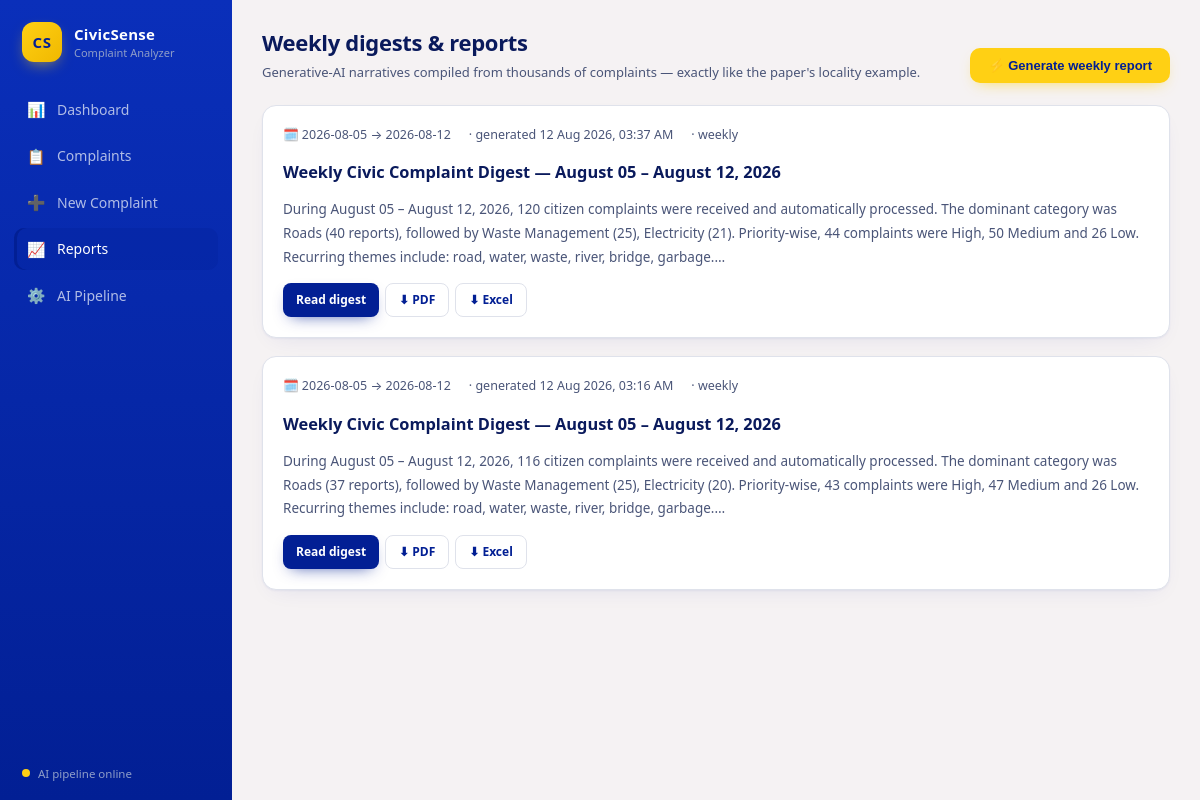
The page /reports on the database as committed earlier.
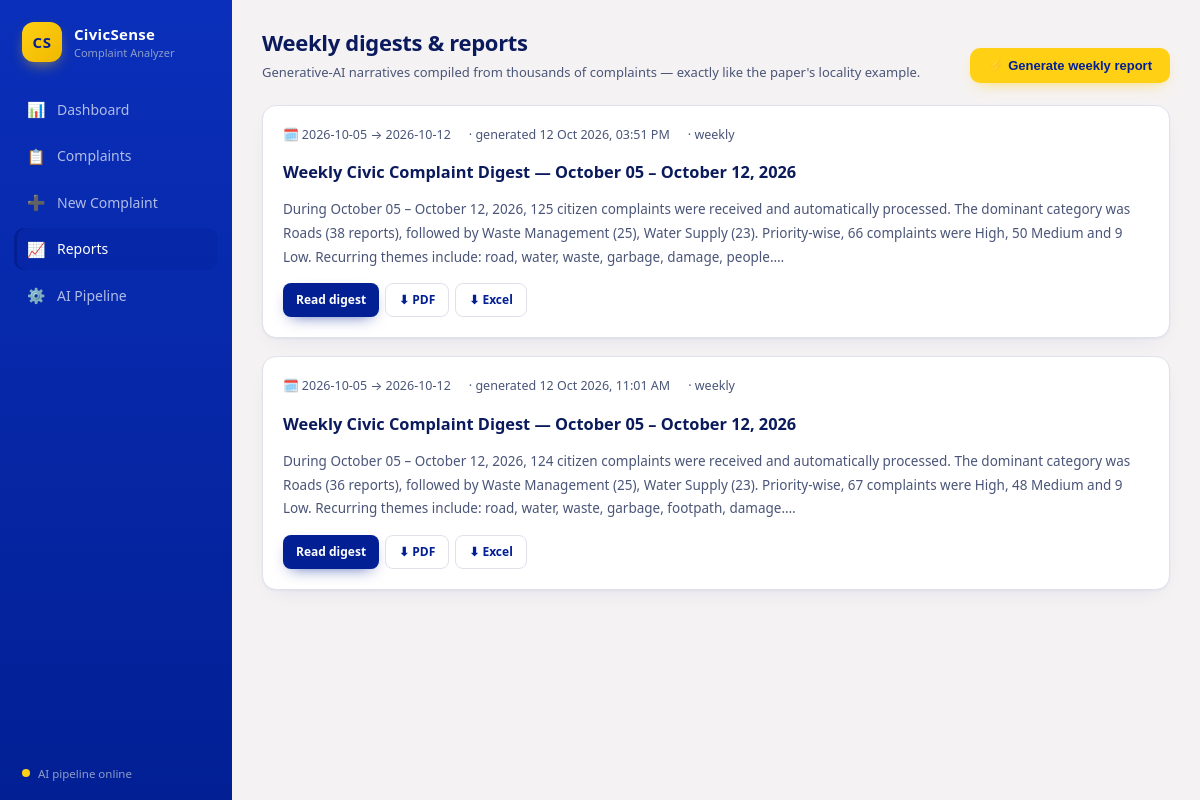
The same page on the database as committed later.
### tables this page shows
CREATE TABLE reports (
    id           INTEGER PRIMARY KEY AUTOINCREMENT,
    period_start TEXT NOT NULL,
    period_end   TEXT NOT NULL,
    title        TEXT NOT NULL,
    summary      TEXT NOT NULL,
    format       TEXT NOT NULL DEFAULT 'weekly',
    created_at   TEXT NOT NULL
);

### app.py (the view)
@app.route("/reports")
def reports():
    rows = database.get_reports()
    return render_template("reports.html", reports=rows)

### app.py (called while the page is built)
@app.template_filter("pretty_date")
def pretty_date(value):
    try:
        dt = datetime.fromisoformat(value)
        return dt.strftime("%d %b %Y, %I:%M %p")
    except (ValueError, TypeError):
        return value

### civic_sense/database.py (called while the page is built)
@contextmanager
def get_conn():
    DB_PATH.parent.mkdir(parents=True, exist_ok=True)
    conn = sqlite3.connect(str(DB_PATH))
    conn.row_factory = sqlite3.Row
    conn.execute("PRAGMA journal_mode=WAL")
    try:
        yield conn
        conn.commit()
    finally:
        conn.close()

def get_reports(limit=50):
    with get_conn() as conn:
        rows = conn.execute(
            "SELECT * FROM reports ORDER BY created_at DESC LIMIT ?", (limit,)).fetchall()
        return [dict(r) for r in rows]

### templates/reports.html (shortened to what this page needs)
{% extends "base.html" %}
{% block content %}
<div class="page-head">
  <div>
    <h1 class="page-title">Weekly digests &amp; reports</h1>
    <p class="page-sub">Generative-AI narratives compiled from thousands of complaints — exactly like the paper's locality example.</p>
  </div>
  <form method="post" action="{{ url_for('generate_report') }}">
    <button class="btn green" type="submit">⚡ Generate weekly report</button>
  </form>
</div>
<div class="grid">
  {% for r in reports %}
  <div class="card hoverable">
    <div class="report-meta">
      <span>🗓️ {{ r.period_start[:10] }} → {{ r.period_end[:10] }}</span>
      <span>· generated {{ r.created_at | pretty_date }}</span>
      <span>· {{ r.format }}</span>
    </div>
    <h3 style="margin: 0 0 10px">{{ r.title }}</h3>
    <p class="report-body" style="font-size: 13.5px; color: var(--muted); display: -webkit-box; -webkit-line-clamp: 3; -webkit-box-orient: vertical; overflow: hidden;">{{ r.summary }}</p>
    <div class="table-actions">
      <a class="btn small" href="{{ url_for('report_view', rid=r.id) }}">Read digest</a>
      <a class="btn small secondary" href="{{ url_for('report_pdf', rid=r.id) }}">⬇ PDF</a>
      <a class="btn small secondary" href="{{ url_for('report_xlsx', rid=r.id) }}">⬇ Excel</a>
    </div>
  </div>
  {% endfor %}
</div>
{% endblock %}

### templates/base.html (shortened to what this page needs)
<!DOCTYPE html>
<html lang="en">
<head>
  <link rel="stylesheet" href="{{ url_for('static', filename='css/style.css') }}">
</head>
<body>
<div class="layout">
  <aside class="sidebar">
    <div class="brand">
      <div class="brand-mark">CS</div>
      <div>
        <div class="brand-name">CivicSense</div>
        <div class="brand-sub">Complaint Analyzer</div>
      </div>
    </div>
    <nav class="nav">
      <a href="{{ url_for('index') }}" class="nav-item {{ 'active' if request.endpoint == 'index' }}">
        <span class="nav-ico">📊</span> Dashboard
      </a>
      <a href="{{ url_for('complaints') }}" class="nav-item {{ 'active' if request.endpoint == 'complaints' }}">
        <span class="nav-ico">📋</span> Complaints
      </a>
      <a href="{{ url_for('new_complaint') }}" class="nav-item {{ 'active' if request.endpoint == 'new_complaint' }}">
        <span class="nav-ico">➕</span> New Complaint
      </a>
      <a href="{{ url_for('reports') }}" class="nav-item {{ 'active' if request.endpoint in ['reports', 'report_view'] }}">
        <span class="nav-ico">📈</span> Reports
      </a>
      <a href="{{ url_for('pipeline') }}" class="nav-item {{ 'active' if request.endpoint == 'pipeline' }}">
        <span class="nav-ico">⚙️</span> AI Pipeline
      </a>
    </nav>
    <div class="sidebar-foot">
      <div class="status-dot"></div>
      AI pipeline online
    </div>
  </aside>
  <main class="main">
    {% block content %}{% endblock %}
  </main>
</div>
</body>
</html>

### static/css/style.css (style rules this page uses)
:root { --ink: #0a1a5c; --muted: #4a5578; --bg: #f5f2f3; --card: #ffffff; --line: #dfe2eb; --brand: #021f94; --brand-2: #021f94; --accent: #ffd014; --high: #e5484d; --medium: #f5a524; --low: #30a46c; --radius: 14px; --shadow: 0 1px 2px rgba(2, 31, 148, .05), 0 8px 24px -12px rgba(2, 31, 148, .12); --shadow-hover: 0 2px 4px rgba(2, 31, 148, .06), 0 14px 34px -12px rgba(2, 31, 148, .2); }
* { box-sizing: border-box; }
html, body { margin: 0; padding: 0; }
body { font-family: "Segoe UI", system-ui, -apple-system, Roboto, Helvetica, Arial, sans-serif; background: var(--bg); color: var(--ink); font-size: 14px; line-height: 1.5; }
.layout { display: flex; min-height: 100vh; }
.sidebar { width: 232px; flex-shrink: 0; background: linear-gradient(180deg, #0a2fba 0%, #021f94 100%); color: #c5d0f0; display: flex; flex-direction: column; padding: 22px 14px 18px; position: sticky; top: 0; height: 100vh; }
.brand { display: flex; gap: 12px; align-items: center; padding: 0 8px 20px; }
.brand-mark { width: 40px; height: 40px; border-radius: 12px; background: linear-gradient(135deg, var(--accent), #f0b800); color: #021f94; font-weight: 800; font-size: 15px; display: grid; place-items: center; letter-spacing: .5px; box-shadow: 0 6px 16px -6px rgba(255, 208, 20, .7); }
.brand-name { font-weight: 700; color: #fff; font-size: 15px; letter-spacing: .3px; }
.brand-sub { font-size: 11px; color: #8e9dc8; }
.nav { display: flex; flex-direction: column; gap: 4px; margin-top: 6px; }
.nav-item { display: flex; align-items: center; gap: 11px; padding: 10px 12px; border-radius: 10px; color: #b0bce6; text-decoration: none; font-weight: 500; transition: background .15s ease, color .15s ease, transform .15s ease; }
.nav-item.active { background: rgba(2, 31, 148, .25); color: #fff; box-shadow: inset 3px 0 0 var(--brand-2); }
.nav-ico { width: 20px; text-align: center; font-size: 15px; }
.sidebar-foot { margin-top: auto; font-size: 11.5px; color: #8e9dc8; display: flex; align-items: center; gap: 8px; padding: 12px 8px 0; }
.status-dot { width: 8px; height: 8px; border-radius: 50%; background: var(--accent); box-shadow: 0 0 0 0 rgba(255, 208, 20, .6); animation: pulse 2.2s infinite; }
.main { flex: 1; padding: 26px 30px 40px; min-width: 0; }
.page-head { display: flex; align-items: flex-end; justify-content: space-between; gap: 16px; margin-bottom: 22px; flex-wrap: wrap; }
.page-title { font-size: 22px; font-weight: 750; margin: 0; letter-spacing: -.3px; }
.page-sub { color: var(--muted); margin: 4px 0 0; font-size: 13px; }
.card { background: var(--card); border: 1px solid var(--line); border-radius: var(--radius); box-shadow: var(--shadow); padding: 20px; transition: box-shadow .18s ease, transform .18s ease; }
.grid { display: grid; gap: 18px; }
.table-actions { display: flex; gap: 6px; margin-top: 14px; }
.btn { display: inline-flex; align-items: center; gap: 8px; border: none; cursor: pointer; text-decoration: none; background: var(--brand-2); color: #fff; font-weight: 600; font-size: 13px; padding: 10px 18px; border-radius: 10px; transition: background .15s ease, transform .15s ease, box-shadow .15s ease; box-shadow: 0 6px 16px -8px rgba(2, 31, 148, .8); }
.btn.secondary { background: #fff; color: var(--brand); border: 1px solid var(--line); box-shadow: none; }
.btn.small { padding: 7px 13px; font-size: 12px; border-radius: 8px; }
.btn.green { background: var(--accent); color: #021f94; box-shadow: 0 6px 16px -8px rgba(255, 208, 20, .8); }
.report-body { white-space: pre-line; font-size: 14px; line-height: 1.75; color: #1a2050; }
.report-meta { display: flex; gap: 18px; flex-wrap: wrap; color: var(--muted); font-size: 12.5px; margin-bottom: 16px; }

Rows that differ between the two databases and show on the page:
changed reports: period_start "2026-08-05" → "2026-10-05"; period_end "2026-08-12" → "2026-10-12"; created_at|pretty_date "12 Aug 2026, 03:37 AM" → "12 Oct 2026, 03:51 PM"; title "Weekly Civic Complaint Digest — August 05 – August 12, 2026" → "Weekly Civic Complaint Digest — October 05 – October 12, 2026"; summary "During August 05 – August 12, 2026, 120 citizen complaints were received and automatically processed. The dominant category was Roads (40 reports), followed by Waste Management (25), Electricity (21). Priority-wise, 44 complaints were High, 50 Medium and 26 Low. Recurring themes include: road, water, waste, river, bridge,…" → "During October 05 – October 12, 2026, 125 citizen complaints were received and automatically processed. The dominant category was Roads (38 reports), followed by Waste Management (25), Water Supply (23). Priority-wise, 66 complaints were High, 50 Medium and 9 Low. Recurring themes include: road, water, waste, garbage, damage,…"
changed reports: period_start "2026-08-05" → "2026-10-05"; period_end "2026-08-12" → "2026-10-12"; created_at|pretty_date "12 Aug 2026, 03:16 AM" → "12 Oct 2026, 11:01 AM"; title "Weekly Civic Complaint Digest — August 05 – August 12, 2026" → "Weekly Civic Complaint Digest — October 05 – October 12, 2026"; summary "During August 05 – August 12, 2026, 116 citizen complaints were received and automatically processed. The dominant category was Roads (37 reports), followed by Waste Management (25), Electricity (20). Priority-wise, 43 complaints were High, 47 Medium and 26 Low. Recurring themes include: road, water, waste, river, bridge,…" → "During October 05 – October 12, 2026, 124 citizen complaints were received and automatically processed. The dominant category was Roads (36 reports), followed by Waste Management (25), Water Supply (23). Priority-wise, 67 complaints were High, 48 Medium and 9 Low. Recurring themes include: road, water, waste, garbage, footpath,…"
